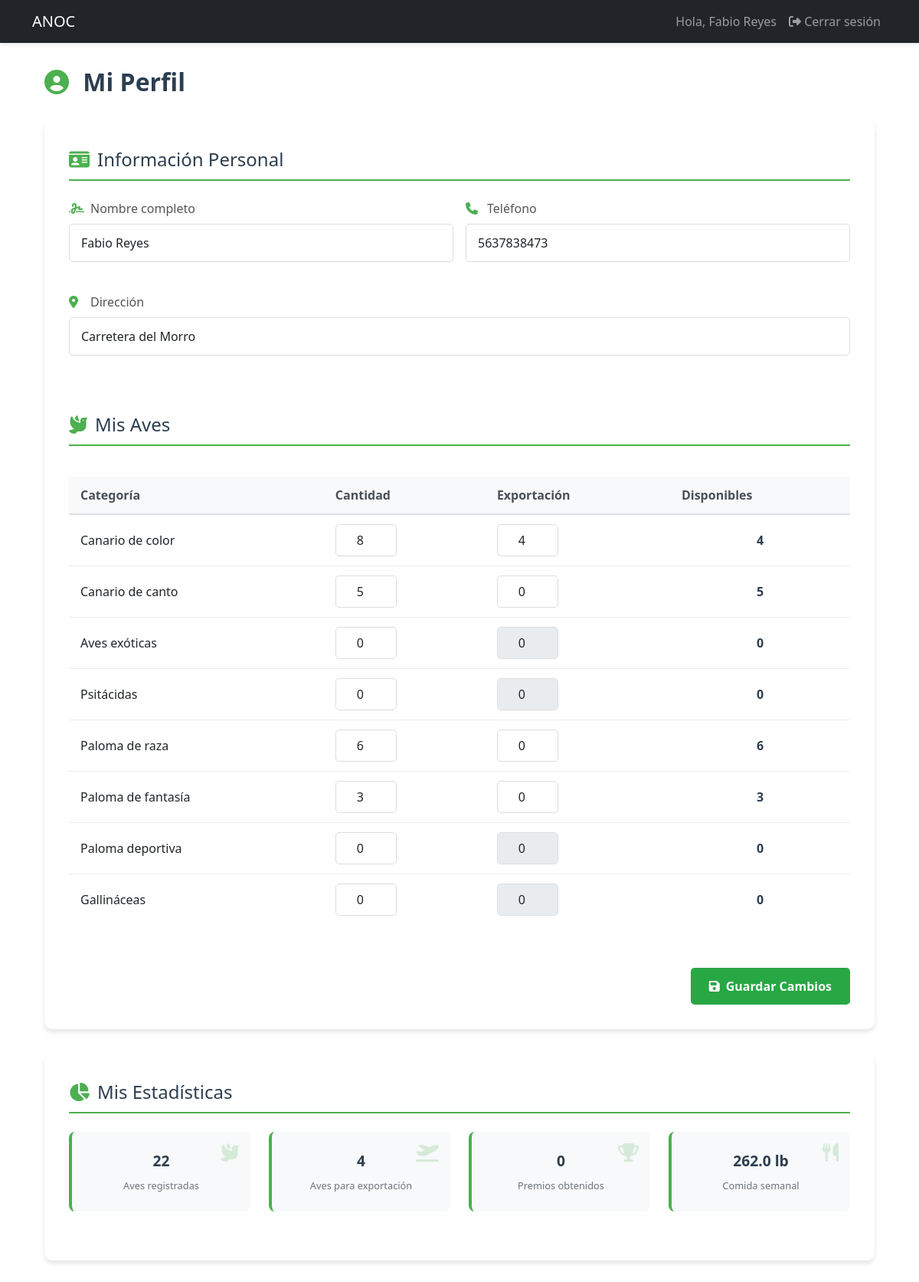
The page /profile (signed in) on the database its author committed.
### models.py (models this page shows, shortened)
class User(UserMixin, db.Model):
    id = db.Column(db.Integer, primary_key=True)
    username = db.Column(db.String(80), unique=True, nullable=False, index=True)
    email = db.Column(db.String(120), unique=True, nullable=False, index=True)
    password_hash = db.Column(db.String(128))
    role = db.Column(db.String(20), default='user')  # 'admin', 'specialist', 'dependiente', 'user'
    is_associated = db.Column(db.Boolean, default=False, nullable=False)
    full_name = db.Column(db.String(100), nullable=False)
    phone = db.Column(db.String(20), nullable=False)
    profile_image = db.Column(db.String(255))  # Ruta de la imagen de perfil
    last_login = db.Column(db.DateTime)  # Fecha del último inicio de sesión
    is_active = db.Column(db.Boolean, default=True)  # Para manejar cuentas activas/inactivas
    address = db.Column(db.String(200))  # Nuevo campo para dirección
    birds = db.relationship('UserBirds', backref='user', lazy=True, cascade='all, delete-orphan')
    awards = db.relationship('Award', backref='user', lazy=True, cascade='all, delete-orphan')

class BirdCategory(db.Model):
    id = db.Column(db.Integer, primary_key=True)
    name = db.Column(db.String(100), nullable=False, unique=True)
    parent_category = db.Column(db.String(100))  # Para jerarquías
    resource_needs = db.Column(db.Text)
    description = db.Column(db.Text)  # Descripción más detallada
    birds = db.relationship('UserBirds', backref='category', lazy=True)

class UserBirds(db.Model):
    id = db.Column(db.Integer, primary_key=True)
    user_id = db.Column(db.Integer, db.ForeignKey('user.id'), nullable=False)
    category_id = db.Column(db.Integer, db.ForeignKey('bird_category.id'), nullable=False)
    quantity = db.Column(db.Integer, default=0)
    food_per_bird = db.Column(db.Float)  # lb por ave por día (asignado por especialista)
    food_type = db.Column(db.String(50))  # Tipo de alimento (Maíz, Trigo, etc.)
    food_process = db.Column(db.String(50))  # Proceso del alimento (grano, molido, etc.)
    notes = db.Column(db.Text)  # Notas adicionales sobre las aves
    export_quantity = db.Column(db.Integer, default=0)  # Cantidad para exportación
    last_updated = db.Column(db.DateTime, default=datetime.utcnow, onupdate=datetime.utcnow)
    @property
    def food_required(self):
        return round(self.quantity * (self.food_per_bird or 0), 2)  # Redondeado a 2 decimales

### app.py (the view, shortened to what this page needs)
@app.route('/profile', methods=['GET', 'POST'])
@login_required
def profile():
    categories = db.session.execute(select(BirdCategory)).scalars()
    return render_template('user/profile.html', categories=categories)

### app.py (called while the page is built)
@login_manager.user_loader
def load_user(user_id):
    return db.session.get(User, int(user_id))

### templates/user/profile.html (shortened to what this page needs)
{% extends "base.html" %}
{% block content %}
<div class="profile-container">
    <div class="profile-header">
        <h2><i class="fas fa-user-circle"></i> Mi Perfil</h2>
    </div>
    <div class="profile-card">
        <form method="POST" action="{{ url_for('profile') }}" id="profile-form">
            <div class="section-title">
                <i class="fas fa-id-card"></i> Información Personal
            </div>
            <div class="row g-3">
                <div class="col-md-6">
                    <div class="form-group">
                        <label><i class="fas fa-signature"></i> Nombre completo</label>
                        <input type="text" class="form-control" name="full_name"
                               value="{{ current_user.full_name }}" required>
                    </div>
                </div>
                <div class="col-md-6">
                    <div class="form-group">
                        <label><i class="fas fa-phone"></i> Teléfono</label>
                        <input type="tel" class="form-control" name="phone"
                               value="{{ current_user.phone }}" required>
                    </div>
                </div>
                <div class="col-12">
                    <div class="form-group">
                        <label><i class="fas fa-map-marker-alt"></i> Dirección</label>
                        <input type="text" class="form-control" name="address"
                               value="{{ current_user.address or '' }}" required>
                    </div>
                </div>
            </div>
            <div class="section-title mt-5">
                <i class="fas fa-dove"></i> Mis Aves
            </div>
            <div class="table-responsive">
                <table class="birds-table">
                    <thead>
                        <tr>
                            <th>Categoría</th>
                            <th>Cantidad</th>
                            <th>Exportación</th>
                            <th>Disponibles</th>
                        </tr>
                    </thead>
                    <tbody>
                        {% for category in categories %}
                        <tr>
                            <td>{{ category.name }}</td>
                            <td>
                                {% set user_bird = current_user.birds|selectattr('category_id', 'equalto', category.id)|first %}
                                <input type="number" class="form-control quantity-input"
                                       name="category_{{ category.id }}"
                                       value="{{ user_bird.quantity if user_bird else 0 }}"
                                       min="0"
                                       data-category="{{ category.id }}"
                                       oninput="updateExportField(this)">
                            </td>
                            <td>
                                {% set user_bird = current_user.birds|selectattr('category_id', 'equalto', category.id)|first %}
                                <input type="number" class="form-control export-input"
                                       name="export_{{ category.id }}"
                                       value="{{ user_bird.export_quantity if user_bird else 0 }}"
                                       min="0"
                                       max="{{ user_bird.quantity if user_bird else 0 }}"
                                       data-category="{{ category.id }}"
                                       {% if not user_bird or user_bird.quantity <= 0 %}disabled{% endif %}>
                            </td>
                            <td class="available-cell">
                                <span id="available-{{ category.id }}">
                                    {{ (user_bird.quantity - user_bird.export_quantity) if user_bird else 0 }}
                                </span>
                            </td>
                        </tr>
                        {% endfor %}
                    </tbody>
                </table>
            </div>
            <div class="form-footer">
                <button type="submit" class="btn-save">
                    <i class="fas fa-save"></i> Guardar Cambios
                </button>
            </div>
        </form>
    </div>
    <div class="stats-card">
        <div class="section-title">
            <i class="fas fa-chart-pie"></i> Mis Estadísticas
        </div>
        <div class="stats-grid">
            <div class="stat-item">
                <div class="stat-value">{{ current_user.birds|sum(attribute='quantity') }}</div>
                <div class="stat-label">Aves registradas</div>
                <i class="stat-icon fas fa-dove"></i>
            </div>
            <div class="stat-item">
                <div class="stat-value">{{ current_user.birds|sum(attribute='export_quantity') }}</div>
                <div class="stat-label">Aves para exportación</div>
                <i class="stat-icon fas fa-plane-departure"></i>
            </div>
            <div class="stat-item">
                <div class="stat-value">{{ current_user.awards|length }}</div>
                <div class="stat-label">Premios obtenidos</div>
                <i class="stat-icon fas fa-trophy"></i>
            </div>
            <div class="stat-item">
                <div class="stat-value">{{ current_user.birds|sum(attribute='food_required') }} lb</div>
                <div class="stat-label">Comida semanal</div>
                <i class="stat-icon fas fa-utensils"></i>
            </div>
        </div>
    </div>
</div>
{% endblock %}

### templates/base.html (shortened to what this page needs)
<!DOCTYPE html>
<html lang="es">
<head>
    <link href="https://cdn.jsdelivr.net/npm/bootstrap@5.3.0/dist/css/bootstrap.min.css" rel="stylesheet">
    <link href="https://cdnjs.cloudflare.com/ajax/libs/font-awesome/6.4.0/css/all.min.css" rel="stylesheet">
    <link rel="stylesheet" href="{{ url_for('static', filename='css/styles.css') }}">
</head>
<body>
    <nav class="navbar navbar-expand-lg navbar-dark bg-dark">
        <div class="container">
            <a class="navbar-brand" href="{{ url_for('dashboard') }}">ANOC</a>
            <div class="collapse navbar-collapse" id="navbarNav">
                <ul class="navbar-nav">
                    {% if current_user.is_authenticated %}
                        <li class="nav-item">
                            <span class="nav-link">Hola, {{ current_user.full_name }}</span>
                        </li>
                        <li class="nav-item">
                            <a class="nav-link" href="{{ url_for('logout') }}">
                                <i class="fas fa-sign-out-alt"></i> Cerrar sesión
                            </a>
                        </li>
                    {% else %}
                        <li class="nav-item">
                            <a class="nav-link" href="{{ url_for('login') }}">
                                <i class="fas fa-sign-in-alt"></i> Iniciar sesión
                            </a>
                        </li>
                    {% endif %}
                </ul>
            </div>
        </div>
    </nav>
    <div class="container mt-4">
        {% block content %}{% endblock %}
    </div>
</body>
</html>

### static/css/styles.css (style rules this page uses)
.navbar { box-shadow: 0 2px 4px rgba(0,0,0,0.1); }
.form-group { margin-bottom: 1.5rem; }
.form-group label { display: block; margin-bottom: 0.5rem; font-weight: 500; color: #555; }
.form-control { width: 100%; padding: 12px 15px; border: 1px solid #ddd; border-radius: 5px; font-size: 1rem; }
.profile-container { max-width: 1200px; margin: 2rem auto; padding: 0 1rem; }
.profile-header { display: flex; justify-content: space-between; align-items: center; margin-bottom: 2rem; }
.profile-header h2 { color: #2c3e50; font-weight: 700; font-size: 2rem; margin: 0; }
.profile-header h2 i { color: #4CAF50; margin-right: 10px; }
.profile-card, .stats-card { background: white; border-radius: 10px; box-shadow: 0 4px 6px rgba(0, 0, 0, 0.1); padding: 2rem; margin-bottom: 2rem; }
.section-title { font-size: 1.5rem; color: #2c3e50; margin-bottom: 1.5rem; padding-bottom: 0.5rem; border-bottom: 2px solid #4CAF50; display: flex; align-items: center; }
.section-title i { margin-right: 10px; color: #4CAF50; }
.form-group label { display: block; margin-bottom: 0.5rem; font-weight: 500; color: #555; display: flex; align-items: center; }
.form-group label i { margin-right: 8px; width: 20px; color: #4CAF50; }
.birds-table { width: 100%; border-collapse: collapse; margin: 1rem 0; }
.birds-table th { background-color: #4CAF50; color: white; padding: 12px; text-align: left; }
.birds-table td { padding: 12px; border-bottom: 1px solid #eee; vertical-align: middle; }
.birds-table tr:last-child td { border-bottom: none; }
.birds-table input[type="number"] { width: 80px; text-align: center; padding: 8px; }
.available-cell { font-weight: 600; color: #2c3e50; text-align: center; }
.form-footer { display: flex; justify-content: flex-end; margin-top: 2rem; }
.btn-save { background-color: #4CAF50; color: white; border: none; padding: 12px 24px; border-radius: 5px; font-size: 1rem; font-weight: 600; cursor: pointer; display: flex; align-items: center; gap: 8px; }
.stats-grid { display: grid; grid-template-columns: repeat(auto-fit, minmax(200px, 1fr)); gap: 1.5rem; margin-top: 1.5rem; }
.stat-item { background: #f8f9fa; border-radius: 8px; padding: 1.5rem; text-align: center; position: relative; overflow: hidden; border-left: 4px solid #4CAF50; }
.stat-value { font-size: 2rem; font-weight: 700; color: #2c3e50; margin-bottom: 0.5rem; }
.stat-label { font-size: 0.9rem; color: #6c757d; }
.stat-icon { position: absolute; top: 15px; right: 15px; font-size: 1.5rem; color: rgba(76, 175, 80, 0.2); }
:root { --primary-color: #2c3e50; --secondary-color: #4CAF50; --light-gray: #f8f9fa; --medium-gray: #e9ecef; --dark-gray: #6c757d; --text-color: #495057; --white: #ffffff; }
.stat-item { display: flex; flex-direction: column; align-items: center; }
.stat-value { font-size: 1.5rem; font-weight: 700; color: #2c3e50; }
.stat-label { font-size: 0.8rem; color: #6c757d; }
.birds-table { width: 100%; border-collapse: collapse; margin-bottom: 1.5rem; }
.birds-table th { background-color: #f8f9fa; color: #495057; padding: 12px 15px; text-align: left; font-weight: 600; border-bottom: 2px solid #dee2e6; }
.birds-table td { padding: 12px 15px; border-bottom: 1px solid #eee; vertical-align: middle; }
.stats-grid { display: grid; grid-template-columns: repeat(auto-fit, minmax(220px, 1fr)); gap: 1.5rem; margin-bottom: 2rem; }
.btn-save { background-color: #28a745; color: white; border: none; }
.stat-item .stat-value { font-size: 1.2rem; font-weight: bold; }
.stat-item .stat-label { font-size: 0.8rem; color: #6c757d; }

### rows shown on the page
User: full_name "Fabio Reyes", phone "5637838473", address "Carretera del Morro"
BirdCategory: name "Canario de color"
UserBirds: quantity "8", export_quantity "4", quantity+export_quantity "4"
BirdCategory: name "Canario de canto"
UserBirds: quantity "5", export_quantity "0", quantity+export_quantity "5"
BirdCategory: name "Aves exóticas", quantity "0", export_quantity "0"
BirdCategory: name "Psitácidas", quantity "0", export_quantity "0"
BirdCategory: name "Paloma de raza"
UserBirds: quantity "6", export_quantity "0", quantity+export_quantity "6"
BirdCategory: name "Paloma de fantasía"
UserBirds: quantity "3", export_quantity "0", quantity+export_quantity "3"
BirdCategory: name "Paloma deportiva", quantity "0", export_quantity "0"
BirdCategory: name "Gallináceas", quantity "0", export_quantity "0"

### other values the page prints
{{ current_user.birds|sum(attribute='quantity') }} "22"
{{ current_user.birds|sum(attribute='export_quantity') }} "4"
{{ current_user.awards|length }} "0"
{{ current_user.birds|sum(attribute='food_required') }} "262.0"
